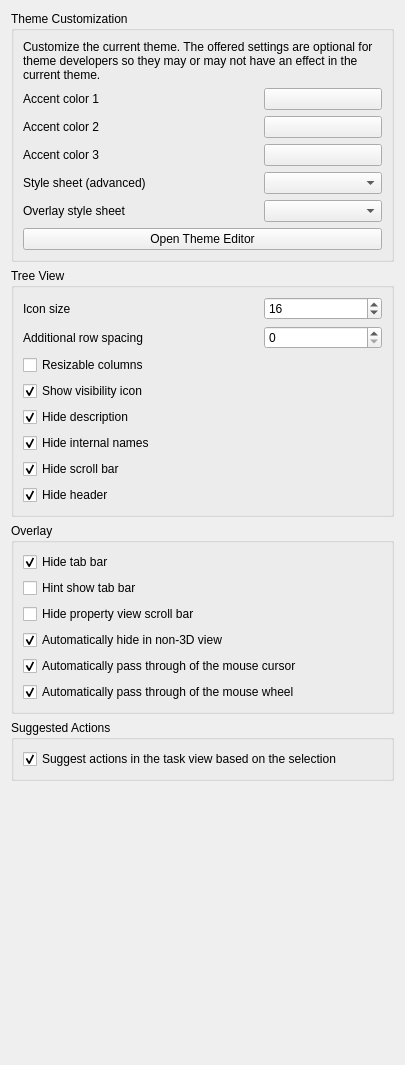
<?xml version="1.0" encoding="UTF-8"?>
<ui version="4.0">
 <class>Gui::Dialog::DlgSettingsUI</class>
 <widget class="QWidget" name="Gui::Dialog::DlgSettingsUI">
  <property name="geometry">
   <rect>
    <x>0</x>
    <y>0</y>
    <width>405</width>
    <height>1065</height>
   </rect>
  </property>
  <property name="windowTitle">
   <string>UI</string>
  </property>
  <layout class="QVBoxLayout" name="verticalLayout">
   <item>
    <widget class="QGroupBox" name="groupBox">
     <property name="title">
      <string>Theme Customization</string>
     </property>
     <layout class="QVBoxLayout" name="verticalLayout_2">
      <item>
       <widget class="QLabel" name="label">
        <property name="text">
         <string>Customize the current theme. The offered settings are optional for theme developers so they may or may not have an effect in the current theme.</string>
        </property>
        <property name="wordWrap">
         <bool>true</bool>
        </property>
       </widget>
      </item>
      <item>
       <layout class="QGridLayout" name="gridLayout" columnstretch="2,1">
        <item row="0" column="0">
         <widget class="QLabel" name="label1">
          <property name="text">
           <string>Accent color 1</string>
          </property>
          <property name="buddy">
           <cstring>ThemeAccentColor1</cstring>
          </property>
         </widget>
        </item>
        <item row="0" column="1">
         <widget class="Gui::PrefColorButton" name="ThemeAccentColor1">
          <property name="sizePolicy">
           <sizepolicy hsizetype="MinimumExpanding" vsizetype="Fixed">
            <horstretch>0</horstretch>
            <verstretch>0</verstretch>
           </sizepolicy>
          </property>
          <property name="toolTip">
           <string>This color might be used by your theme to let you customize it.</string>
          </property>
          <property name="color" stdset="0">
           <color>
            <red>85</red>
            <green>123</green>
            <blue>182</blue>
           </color>
          </property>
          <property name="prefEntry" stdset="0">
           <cstring>ThemeAccentColor1</cstring>
          </property>
          <property name="prefPath" stdset="0">
           <cstring>Themes</cstring>
          </property>
         </widget>
        </item>
        <item row="1" column="0">
         <widget class="QLabel" name="label2">
          <property name="text">
           <string>Accent color 2</string>
          </property>
          <property name="buddy">
           <cstring>ThemeAccentColor2</cstring>
          </property>
         </widget>
        </item>
        <item row="2" column="0">
         <widget class="QLabel" name="label3">
          <property name="text">
           <string>Accent color 3</string>
          </property>
          <property name="buddy">
           <cstring>ThemeAccentColor3</cstring>
          </property>
         </widget>
        </item>
        <item row="3" column="0">
         <widget class="QLabel" name="styleSheetLabel">
          <property name="text">
           <string>Style sheet (advanced)</string>
          </property>
          <property name="buddy">
           <cstring>StyleSheets</cstring>
          </property>
         </widget>
        </item>
        <item row="4" column="0">
         <widget class="QLabel" name="label_2">
          <property name="text">
           <string>Overlay style sheet</string>
          </property>
          <property name="buddy">
           <cstring>OverlayStyleSheets</cstring>
          </property>
         </widget>
        </item>
        <item row="1" column="1">
         <widget class="Gui::PrefColorButton" name="ThemeAccentColor2">
          <property name="sizePolicy">
           <sizepolicy hsizetype="MinimumExpanding" vsizetype="Fixed">
            <horstretch>0</horstretch>
            <verstretch>0</verstretch>
           </sizepolicy>
          </property>
          <property name="toolTip">
           <string>This color might be used by your theme to let you customize it.</string>
          </property>
          <property name="color" stdset="0">
           <color>
            <red>85</red>
            <green>123</green>
            <blue>182</blue>
           </color>
          </property>
          <property name="prefEntry" stdset="0">
           <cstring>ThemeAccentColor2</cstring>
          </property>
          <property name="prefPath" stdset="0">
           <cstring>Themes</cstring>
          </property>
         </widget>
        </item>
        <item row="2" column="1">
         <widget class="Gui::PrefColorButton" name="ThemeAccentColor3">
          <property name="sizePolicy">
           <sizepolicy hsizetype="MinimumExpanding" vsizetype="Fixed">
            <horstretch>0</horstretch>
            <verstretch>0</verstretch>
           </sizepolicy>
          </property>
          <property name="toolTip">
           <string>This color might be used by your theme to let you customize it.</string>
          </property>
          <property name="color" stdset="0">
           <color>
            <red>85</red>
            <green>123</green>
            <blue>182</blue>
           </color>
          </property>
          <property name="prefEntry" stdset="0">
           <cstring>ThemeAccentColor3</cstring>
          </property>
          <property name="prefPath" stdset="0">
           <cstring>Themes</cstring>
          </property>
         </widget>
        </item>
        <item row="3" column="1">
         <widget class="Gui::PrefComboBox" name="StyleSheets">
          <property name="toolTip">
           <string>Style sheet how user interface will look like</string>
          </property>
          <property name="prefEntry" stdset="0">
           <cstring>StyleSheet</cstring>
          </property>
          <property name="prefPath" stdset="0">
           <cstring>MainWindow</cstring>
          </property>
          <property name="prefType" stdset="0">
           <cstring></cstring>
          </property>
         </widget>
        </item>
        <item row="4" column="1">
         <widget class="Gui::PrefComboBox" name="OverlayStyleSheets">
          <property name="prefEntry" stdset="0">
           <cstring>OverlayActiveStyleSheet</cstring>
          </property>
          <property name="prefPath" stdset="0">
           <cstring>MainWindow</cstring>
          </property>
          <property name="prefType" stdset="0">
           <cstring></cstring>
          </property>
         </widget>
        </item>
       </layout>
      </item>
      <item>
       <widget class="QPushButton" name="themeEditorButton">
        <property name="text">
         <string>Open Theme Editor</string>
        </property>
       </widget>
      </item>
     </layout>
    </widget>
   </item>
   <item>
    <widget class="QGroupBox" name="groupBox_2">
     <property name="title">
      <string>Tree View</string>
     </property>
     <layout class="QGridLayout" name="gridLayout_1" columnstretch="2,1">
      <item row="5" column="0" colspan="2">
       <widget class="Gui::PrefCheckBox" name="hideInternalNamesCheckBox">
        <property name="toolTip">
         <string>Hide extra tree view column for internal names</string>
        </property>
        <property name="text">
         <string>Hide internal names</string>
        </property>
        <property name="checked">
         <bool>true</bool>
        </property>
        <property name="prefEntry" stdset="0">
         <cstring>HideInternalNames</cstring>
        </property>
        <property name="prefPath" stdset="0">
         <cstring>TreeView</cstring>
        </property>
       </widget>
      </item>
      <item row="0" column="1">
       <widget class="Gui::PrefSpinBox" name="iconSizeSpinBox">
        <property name="toolTip">
         <string>Icon size override, set to 0 for the default value.</string>
        </property>
        <property name="singleStep">
         <number>1</number>
        </property>
        <property name="value">
         <number>16</number>
        </property>
        <property name="prefEntry" stdset="0">
         <cstring>IconSize</cstring>
        </property>
        <property name="prefPath" stdset="0">
         <cstring>TreeView</cstring>
        </property>
       </widget>
      </item>
      <item row="1" column="0">
       <widget class="QLabel" name="rowSpacingLabel">
        <property name="text">
         <string>Additional row spacing</string>
        </property>
        <property name="buddy">
         <cstring>rowSpacingSpinBox</cstring>
        </property>
       </widget>
      </item>
      <item row="2" column="0" colspan="2">
       <widget class="Gui::PrefCheckBox" name="resizableColumnsCheckBox">
        <property name="toolTip">
         <string>Allow tree view columns to be manually resized.</string>
        </property>
        <property name="text">
         <string>Resizable columns</string>
        </property>
        <property name="prefEntry" stdset="0">
         <cstring>ResizableColumn</cstring>
        </property>
        <property name="prefPath" stdset="0">
         <cstring>TreeView</cstring>
        </property>
       </widget>
      </item>
      <item row="0" column="0">
       <widget class="QLabel" name="iconSizeLabel">
        <property name="text">
         <string>Icon size</string>
        </property>
        <property name="buddy">
         <cstring>iconSizeSpinBox</cstring>
        </property>
       </widget>
      </item>
      <item row="1" column="1">
       <widget class="Gui::PrefSpinBox" name="rowSpacingSpinBox">
        <property name="toolTip">
         <string>Additional spacing for tree view rows. Bigger values will increase row item heights.</string>
        </property>
        <property name="singleStep">
         <number>1</number>
        </property>
        <property name="value">
         <number>0</number>
        </property>
        <property name="prefEntry" stdset="0">
         <cstring>ItemSpacing</cstring>
        </property>
        <property name="prefPath" stdset="0">
         <cstring>TreeView</cstring>
        </property>
       </widget>
      </item>
      <item row="3" column="0" colspan="2">
       <widget class="Gui::PrefCheckBox" name="showVisibilityIconCheckBox">
        <property name="toolTip">
         <string>Displays an eye icon in front of the tree view items, showing their visibility status. When clicked the visibility is toggled.</string>
        </property>
        <property name="text">
         <string>Show visibility icon</string>
        </property>
        <property name="checked">
         <bool>true</bool>
        </property>
        <property name="prefEntry" stdset="0">
         <cstring>VisibilityIcon</cstring>
        </property>
        <property name="prefPath" stdset="0">
         <cstring>TreeView</cstring>
        </property>
       </widget>
      </item>
      <item row="7" column="0" colspan="2">
       <widget class="Gui::PrefCheckBox" name="hideHeaderCheckBox">
        <property name="toolTip">
         <string>Hide header with column names from the tree view.</string>
        </property>
        <property name="text">
         <string>Hide header</string>
        </property>
        <property name="checked">
         <bool>true</bool>
        </property>
        <property name="prefEntry" stdset="0">
         <cstring>HideHeaderView</cstring>
        </property>
        <property name="prefPath" stdset="0">
         <cstring>TreeView</cstring>
        </property>
       </widget>
      </item>
      <item row="6" column="0" colspan="2">
       <widget class="Gui::PrefCheckBox" name="hideTreeViewScrollBarCheckBox">
        <property name="toolTip">
         <string>Hide scroll bar from the tree view, scrolling will still be possible using mouse wheel.</string>
        </property>
        <property name="text">
         <string>Hide scroll bar</string>
        </property>
        <property name="checked">
         <bool>true</bool>
        </property>
        <property name="prefEntry" stdset="0">
         <cstring>HideScrollBar</cstring>
        </property>
        <property name="prefPath" stdset="0">
         <cstring>TreeView</cstring>
        </property>
       </widget>
      </item>
      <item row="4" column="0" colspan="2">
       <widget class="Gui::PrefCheckBox" name="hideDescriptionCheckBox">
        <property name="toolTip">
         <string>Hide column with object description in tree view.</string>
        </property>
        <property name="text">
         <string>Hide description</string>
        </property>
        <property name="checked">
         <bool>true</bool>
        </property>
        <property name="prefEntry" stdset="0">
         <cstring>HideColumn</cstring>
        </property>
        <property name="prefPath" stdset="0">
         <cstring>TreeView</cstring>
        </property>
       </widget>
      </item>
     </layout>
    </widget>
   </item>
   <item>
    <widget class="QGroupBox" name="groupBox_3">
     <property name="title">
      <string>Overlay</string>
     </property>
     <layout class="QGridLayout" name="gridLayout_2">
      <item row="0" column="0">
       <widget class="Gui::PrefCheckBox" name="hideTabBarCheckBox">
        <property name="toolTip">
         <string>Hide tab bar in dock overlay</string>
        </property>
        <property name="text">
         <string>Hide tab bar</string>
        </property>
        <property name="checked">
         <bool>true</bool>
        </property>
        <property name="prefEntry" stdset="0">
         <cstring>DockOverlayHideTabBar</cstring>
        </property>
        <property name="prefPath" stdset="0">
         <cstring>View</cstring>
        </property>
       </widget>
      </item>
      <item row="1" column="0">
       <widget class="Gui::PrefCheckBox" name="hintShowTabBarCheckBox">
        <property name="toolTip">
         <string>Show tab bar on mouse over when auto hide</string>
        </property>
        <property name="text">
         <string>Hint show tab bar</string>
        </property>
        <property name="prefEntry" stdset="0">
         <cstring>DockOverlayHintTabBar</cstring>
        </property>
        <property name="prefPath" stdset="0">
         <cstring>View</cstring>
        </property>
       </widget>
      </item>
      <item row="2" column="0">
       <widget class="Gui::PrefCheckBox" name="hidePropertyViewScrollBarCheckBox">
        <property name="toolTip">
         <string>Hide property view scroll bar in dock overlay</string>
        </property>
        <property name="text">
         <string>Hide property view scroll bar</string>
        </property>
        <property name="prefEntry" stdset="0">
         <cstring>DockOverlayHidePropertyViewScrollBar</cstring>
        </property>
        <property name="prefPath" stdset="0">
         <cstring>View</cstring>
        </property>
       </widget>
      </item>
      <item row="3" column="0">
       <widget class="Gui::PrefCheckBox" name="overlayAutoHideCheckBox">
        <property name="toolTip">
         <string>Automatically hide overlaid dock panels when in non 3D view (e.g. TechDraw or Spreadsheet)</string>
        </property>
        <property name="text">
         <string>Automatically hide in non-3D view</string>
        </property>
        <property name="checked">
         <bool>true</bool>
        </property>
        <property name="prefEntry" stdset="0">
         <cstring>DockOverlayAutoView</cstring>
        </property>
        <property name="prefPath" stdset="0">
         <cstring>View</cstring>
        </property>
       </widget>
      </item>
      <item row="4" column="0">
       <widget class="Gui::PrefCheckBox" name="mouseClickPassThroughCheckBox">
        <property name="toolTip">
         <string>Auto mouse click through transparent part of dock overlay.</string>
        </property>
        <property name="text">
         <string>Automatically pass through of the mouse cursor</string>
        </property>
        <property name="checked">
         <bool>true</bool>
        </property>
        <property name="prefEntry" stdset="0">
         <cstring>DockOverlayAutoMouseThrough</cstring>
        </property>
        <property name="prefPath" stdset="0">
         <cstring>View</cstring>
        </property>
       </widget>
      </item>
      <item row="5" column="0">
       <widget class="Gui::PrefCheckBox" name="mouseWheelPassThroughCheckBox">
        <property name="toolTip">
         <string>Auto pass through mouse wheel event on transparent dock overlay.</string>
        </property>
        <property name="text">
         <string>Automatically pass through of the mouse wheel</string>
        </property>
        <property name="checked">
         <bool>true</bool>
        </property>
        <property name="prefEntry" stdset="0">
         <cstring>DockOverlayWheelPassThrough</cstring>
        </property>
        <property name="prefPath" stdset="0">
         <cstring>View</cstring>
        </property>
       </widget>
      </item>
     </layout>
    </widget>
   </item>
   <item>
    <widget class="QGroupBox" name="groupBox_4">
     <property name="title">
      <string>Suggested Actions</string>
     </property>
     <layout class="QGridLayout" name="gridLayout_3">
      <item row="0" column="0">
       <widget class="Gui::PrefCheckBox" name="showTaskWatcherCheckBox">
        <property name="text">
         <string>Suggest actions in the task view based on the selection</string>
        </property>
        <property name="checked">
         <bool>true</bool>
        </property>
        <property name="prefEntry" stdset="0">
         <cstring>ShowTaskWatcher</cstring>
        </property>
        <property name="prefPath" stdset="0">
         <cstring>General</cstring>
        </property>
       </widget>
      </item>
     </layout>
    </widget>
   </item>
   <item>
    <spacer name="spacer_3">
     <property name="sizeHint" stdset="0">
      <size>
       <width>20</width>
       <height>20</height>
      </size>
     </property>
    </spacer>
   </item>
  </layout>
 </widget>
 <customwidgets>
  <customwidget>
   <class>Gui::ColorButton</class>
   <extends>QPushButton</extends>
   <header>Gui/Widgets.h</header>
  </customwidget>
  <customwidget>
   <class>Gui::PrefSpinBox</class>
   <extends>QSpinBox</extends>
   <header>Gui/PrefWidgets.h</header>
  </customwidget>
  <customwidget>
   <class>Gui::PrefColorButton</class>
   <extends>Gui::ColorButton</extends>
   <header>Gui/PrefWidgets.h</header>
  </customwidget>
  <customwidget>
   <class>Gui::PrefCheckBox</class>
   <extends>QCheckBox</extends>
   <header>Gui/PrefWidgets.h</header>
  </customwidget>
  <customwidget>
   <class>Gui::PrefComboBox</class>
   <extends>QComboBox</extends>
   <header>Gui/PrefWidgets.h</header>
  </customwidget>
 </customwidgets>
 <tabstops>
  <tabstop>ThemeAccentColor1</tabstop>
  <tabstop>ThemeAccentColor2</tabstop>
  <tabstop>ThemeAccentColor3</tabstop>
  <tabstop>StyleSheets</tabstop>
  <tabstop>OverlayStyleSheets</tabstop>
  <tabstop>iconSizeSpinBox</tabstop>
  <tabstop>rowSpacingSpinBox</tabstop>
  <tabstop>resizableColumnsCheckBox</tabstop>
  <tabstop>showVisibilityIconCheckBox</tabstop>
  <tabstop>hideDescriptionCheckBox</tabstop>
  <tabstop>hideInternalNamesCheckBox</tabstop>
  <tabstop>hideTreeViewScrollBarCheckBox</tabstop>
  <tabstop>hideHeaderCheckBox</tabstop>
  <tabstop>hideTabBarCheckBox</tabstop>
  <tabstop>hintShowTabBarCheckBox</tabstop>
  <tabstop>hidePropertyViewScrollBarCheckBox</tabstop>
  <tabstop>overlayAutoHideCheckBox</tabstop>
  <tabstop>mouseClickPassThroughCheckBox</tabstop>
  <tabstop>mouseWheelPassThroughCheckBox</tabstop>
 </tabstops>
 <resources/>
 <connections/>
</ui>
